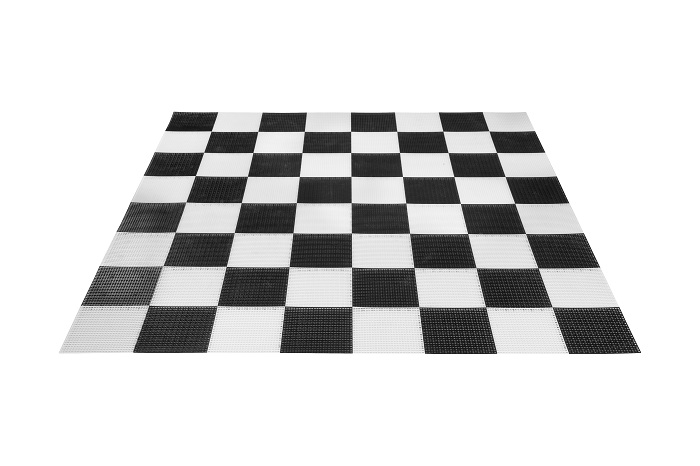
#> input picture input1.png, 700 x 466 px
$ python PA1_4b_new.py   (Python 2 division)
#> lines starting #> are read from the running program, lines starting #| are printed output that depends on the picture
__author__ = 'khushboo_agarwal'

import math
from scipy import ndimage
from PIL import Image
from numpy import *
import numpy as np
from matplotlib import pyplot as plt
from pylab import *
import time

#definition of gaussian function
def gaussian_mask (x,sigma):
	if sigma == 0:
		return 0
	else:
		gauss = (1/(math.sqrt(2*(math.pi))*sigma))*exp(-((x**2))/2/sigma**2)
	return gauss

#definition of gaussian second derivative function
def gaussian_derv(x,y,sigma,z):
    if(z =='x'):
        gaussian_der = gaussian_mask(x,sigma)*(-x/(sigma**2))
    elif(z=='y'):
        gaussian_der = gaussian_mask(x,sigma)*(-y/(sigma**2))
    return gaussian_der

# definition of Harris matrix
def Harris_matrix(Img, alpha, threshold, sigma):
#> called with Img = 'input1.png', alpha = 0.03, threshold = 16.5, sigma = 1.5
    start = time.clock()

    I = array(Image.open(Img).convert('L')) # read the input image
#> I is the input picture: shape (466, 700); min 2, max 255, mean 214.5

    G = []
    for i in range(-2,2+1):
        G.append(gaussian_mask(i,sigma)) # equating y to 0 since we need a 1D matrix

    Gx = []
    for i in range(-2,2+1):
        Gx.append(gaussian_derv(i,0,sigma,'x'))

    Gy = []
    for i in range(-2,2+1):
        Gy.append([gaussian_derv(0,i,sigma,'y')])

    I1 = []
    for i in range(len(I[:,0])):
   	I1.extend([convolve(I[i,:],G)]) # I*G in x direction
#> after the loop, I1 = 466 items
    I1 = array(matrix(I1))
    I11 = I1*I1
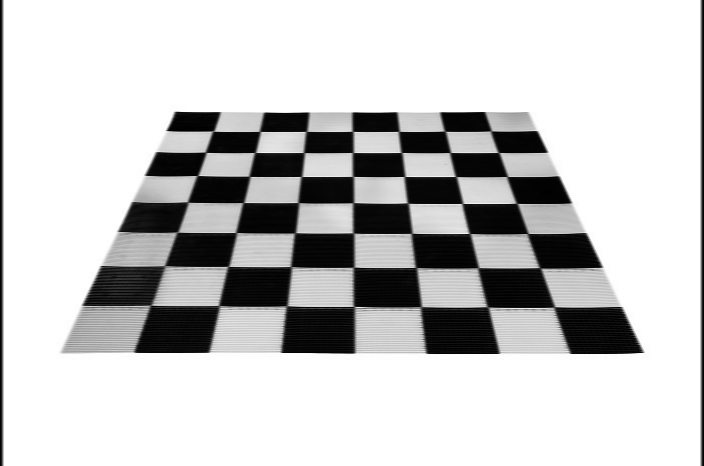
#> I11: shape (466, 704) float64; min 154.1, max 44332.8, mean 34994.1; drawn with min black and max white

    Ix = []
    for i in range(len(I[:,0])):
   	Ix.extend([convolve(I1[i,:],Gx)]) # I*G in x direction
#> after the loop, Ix = 466 items
    Ix = array(matrix(Ix))
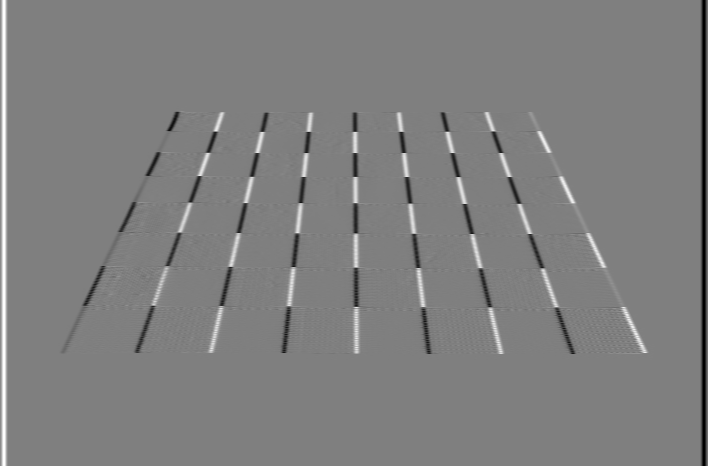
#> Ix: shape (466, 708) float64; min -26.19, max 26.19, mean 0; drawn with min black and max white

    I2 = []
    for i in range(len(I[0,:])):
   	I2.extend([convolve(I[:,i],G)]) # I*G in y direction
#> after the loop, I2 = 700 items
    I2 = array(matrix(transpose(I2)))
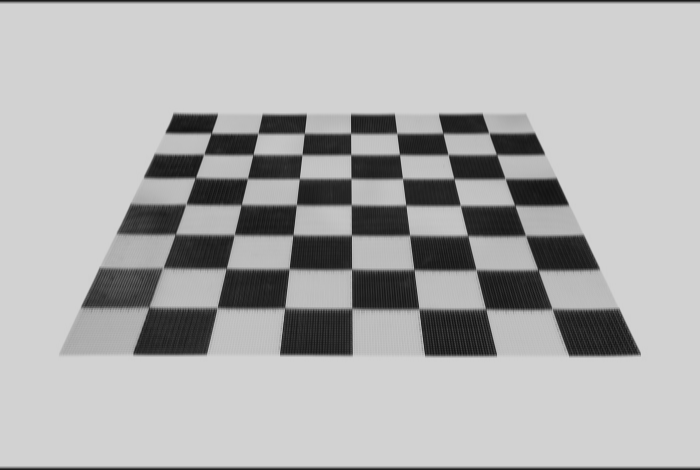
#> I2: shape (470, 700) float64; min 16.46, max 210.6, mean 175.6
    I22 = I2*I2
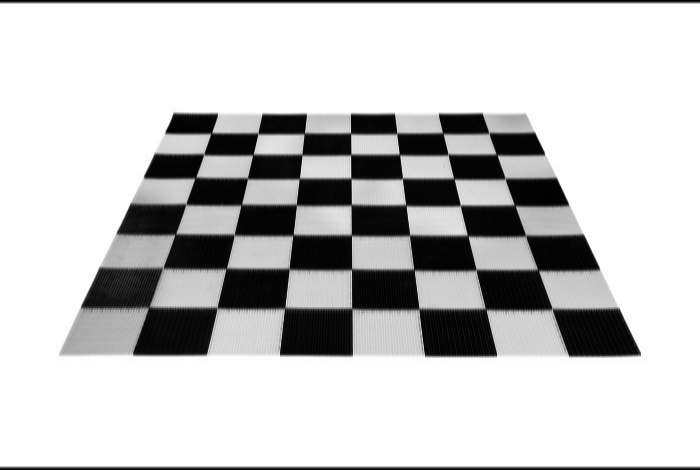
#> I22: shape (470, 700) float64; min 271, max 44332.8, mean 34763.9; drawn with min black and max white

    Iy = []
    for i in range(len(I[0,:])):
   	Iy.extend([convolve(I2[:,i],Gx)]) # I*G in y direction
#> after the loop, Iy = 700 items
    Iy = array(matrix(transpose(Iy)))
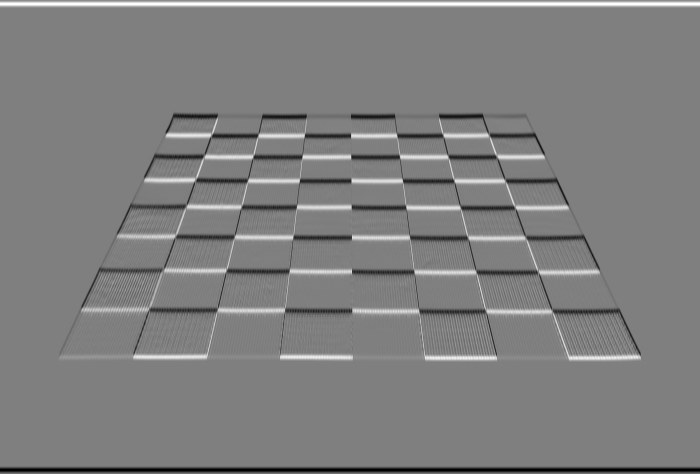
#> Iy: shape (474, 700) float64; min -26.19, max 26.19, mean 0; drawn with min black and max white

    I12 = []
    for i in range(len(I1[:,0])):
        threshold = []
        for j in range(len(I2[0,:])):
   	    threshold.append(I1[i,j]*I2[i,j])
   	if (j == len(I2[0,:])-1):
                I12.extend(array(matrix(threshold)))
#> after the loop, I12 = 466 items
    I12 = array(matrix(I12))
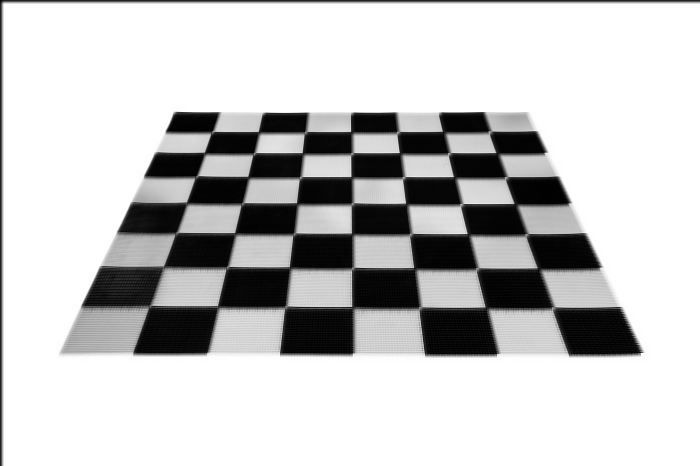
#> I12: shape (466, 700) float64; min 261.5, max 44332.8, mean 34701.9; drawn with min black and max white


    Ixy = []
    for i in range(len(I12[:,0])):
   	Ixy.extend([convolve(I12[i,:],Gx)]) # I*G in x direction
#> after the loop, Ixy = 466 items
    Ixy = array(matrix(Ixy))
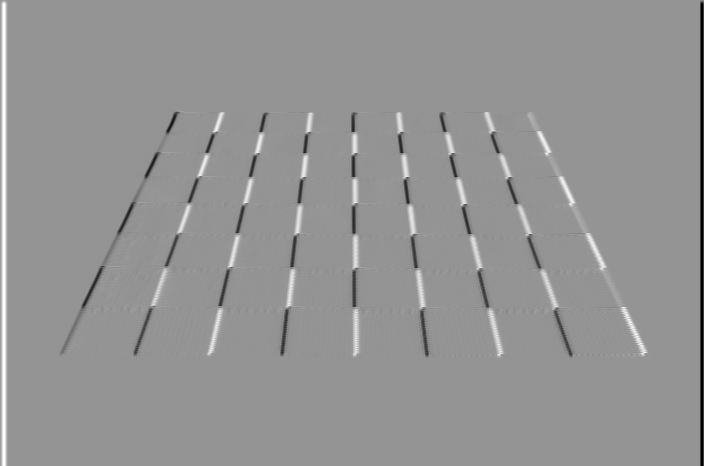
#> Ixy: shape (466, 704) float64; min -7668.8, max 5514.4, mean 0; drawn with min black and max white


    x = [] # this array stores the x vertex of corners
    y = [] # this array stores the y vertex of corners
    for i in range(len(I[:,0])):
        for j in range(len(I[0,:])):
            H = ([Ix[i,j]**2,Ix[i,j]*Iy[i,j]],[Ix[i,j]*Iy[i,j],Iy[i,j]**2]) # Harris Matrix
            if(abs(linalg.det(H)-(alpha*(trace(H)))) > threshold): # if a corner # if a corner
                y.append(i-5)
                x.append(j-5)
#> this loop made 1 pass
#> after the loop, x = []; y = []

    plt.figure()
    plt.imshow(I,cmap = cm.gray)
    plot(x,y,'r.')
    plt.axis([5,len(I[0,:]),len(I[:,0]),5])
    show()
    return time.clock() - start

#> (the run stopped early here; a loop or call above may not have finished)
